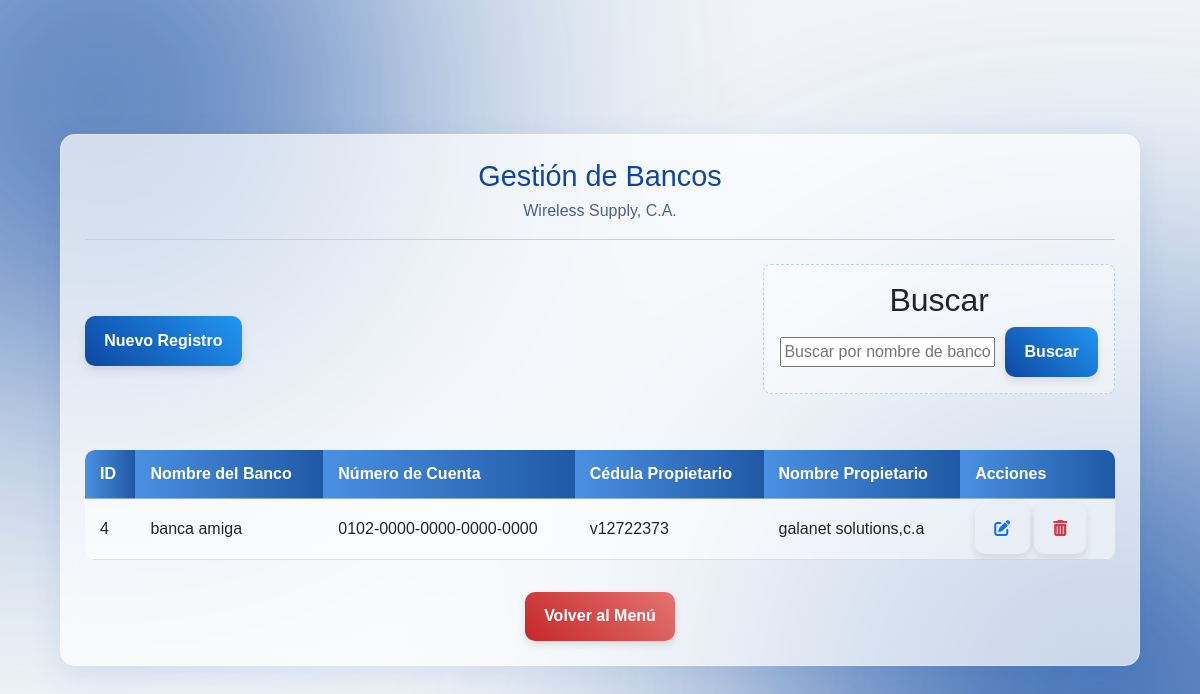
Page /paginas/gestion_bancos.php on the committed database.
### tables this page shows
CREATE TABLE `bancos` (
  `id_banco` int(11) NOT NULL,
  `nombre_banco` varchar(255) NOT NULL,
  `numero_cuenta` varchar(255) NOT NULL,
  `cedula_propietario` varchar(20) NOT NULL,
  `nombre_propietario` varchar(255) NOT NULL
);

### paginas/gestion_bancos.php (the view, shortened to what this page needs)
<?php
require_once 'conexion.php';
$search_term = isset($_GET['search']) ? $_GET['search'] : '';
$sql = "SELECT * FROM bancos";
if (!empty($search_term)) {
    $sql .= " WHERE nombre_banco LIKE ?";
    $search_param = "%" . $search_term . "%";
    $stmt = $conn->prepare($sql);
    $stmt->bind_param("s", $search_param);
    $stmt->execute();
    $result = $stmt->get_result();
} else {
    $sql .= " ORDER BY nombre_banco ASC";
    $result = $conn->query($sql);
}
$data = [];
if ($result && $result->num_rows > 0) {
    while ($row = $result->fetch_assoc()) {
        $data[] = $row;
    }
}
?>
<!DOCTYPE html>
<html lang="es">
<head>
    <link rel="stylesheet" href="../css/all.min.css">
    <link href="../css/bootstrap.min.css" rel="stylesheet">
    <link rel="stylesheet" href="../css/style3.css">
    <link rel="stylesheet" href="../css/style4.css">
</head>
<body>
    <div class="register-container">
        <header class="register-header">
            <h1>Gestión de Bancos</h1>
            <p>Wireless Supply, C.A.</p>
        </header>
        <div class="header-actions">
            <div>
                <a href="registro_bancos.php" class="btn btn-primary">Nuevo Registro</a>
            </div>
            <div class="step-section search-section">
                <h2 style="margin-top: 0; text-align: center;">Buscar</h2>
                <form action="gestion_bancos.php" method="GET" class="search-form" style="display: inline-flex; width: 100%;">
                    <input type="text" name="search" placeholder="Buscar por nombre de banco..." value="<?php echo htmlspecialchars($search_term); ?>">
                    <button type="submit" class="btn btn-primary">Buscar</button>
                </form>
            </div>
        </div>
        <div class="table-container">
            <table>
                <thead>
                    <tr>
                        <th>ID</th>
                        <th>Nombre del Banco</th>
                        <th>Número de Cuenta</th>
                        <th>Cédula Propietario</th>
                        <th>Nombre Propietario</th>
                        <th>Acciones</th>
                    </tr>
                </thead>
                <tbody>
                    <?php if (!empty($data)): ?>
                        <?php foreach ($data as $row): ?>
                            <tr>
                                <td><?php echo htmlspecialchars($row['id_banco']); ?></td>
                                <td><?php echo htmlspecialchars($row['nombre_banco']); ?></td>
                                <td><?php echo htmlspecialchars($row['numero_cuenta']); ?></td>
                                <td><?php echo htmlspecialchars($row['cedula_propietario']); ?></td>
                                <td><?php echo htmlspecialchars($row['nombre_propietario']); ?></td>
                                <td class="action-links">
                                  <a href="#"
                                       data-bs-toggle="modal"
                                       data-bs-target="#modalModificacionBanco"
                                       data-id="<?php echo htmlspecialchars($row['id_banco']); ?>"
                                       data-nombre="<?php echo htmlspecialchars($row['nombre_banco']); ?>"
                                       data-cuenta="<?php echo htmlspecialchars($row['numero_cuenta']); ?>"
                                       data-cedula="<?php echo htmlspecialchars($row['cedula_propietario']); ?>"
                                       data-propietario="<?php echo htmlspecialchars($row['nombre_propietario']); ?>"
                                       class="btn btn-sm" title="Modificar Banco">
                                       <i class="fa-solid fa-pen-to-square text-primary"></i>
                                   </a>
                                   <a href="#"
                                      data-bs-href="gestion_bancos.php?action=delete_banco&id=<?php echo urlencode($row['id_banco']); ?>"
                                       data-bs-toggle="modal"
                                       data-bs-target="#eliminaModal"
                                       class="btn btn-sm"
                                       title="Eliminar Banco">
                                        <i class="fa-solid fa-trash-can text-danger"></i>
                                    </a>
                                </td>
                            </tr>
                        <?php endforeach; ?>
                    <?php else: ?>
                        <tr><td colspan="6">No se encontraron bancos.</td></tr>
                    <?php endif; ?>
                </tbody>
            </table>
        </div>
        <div style="margin-top: 2em; text-align: center;">
            <a href="menu.php" class="btn btn-secondary">Volver al Menú</a>
        </div>
    </div>
</body>
</html>

### css/style3.css (style rules this page uses)
body { background-color: #f0f4f8; font-family: Arial, sans-serif; display: flex; justify-content: center; align-items: center; min-height: 100vh; margin: 0; overflow-x: hidden; position: relative; z-index: 1; }
body::before, body::after { content: ''; position: fixed; border-radius: 50%; z-index: -1; filter: blur(150px); opacity: 0.8; animation: blob-move 20s infinite alternate cubic-bezier(0.68, -0.55, 0.265, 1.55); }
body::before { background: #0d47a1; width: 600px; height: 600px; top: -200px; left: -200px; }
body::after { background: #0d47a1; width: 700px; height: 700px; bottom: -250px; right: -250px; animation-delay: -10s; }
.register-container { background: rgba(255, 255, 255, 0.7); backdrop-filter: blur(10px); -webkit-backdrop-filter: blur(10px); border-radius: 15px; border: 1px solid rgba(255, 255, 255, 0.3); box-shadow: 0 8px 32px 0 rgba(13, 71, 161, 0.1); padding: 2em; width: 90%; max-width: 700px; text-align: center; margin: 20px auto; z-index: 2; }
.register-header h1 { color: #0d47a1; font-size: 1.8em; margin: 0 0 0.2em 0; }
.register-header p { color: #4a618d; font-size: 1em; border-bottom: 1px solid #c0d1e6; padding-bottom: 1em; margin-bottom: 1.5em; }
.step-section { padding: 1em; border: 1px dashed #c0d1e6; border-radius: 8px; background-color: rgba(255, 255, 255, 0.4); margin-bottom: 1.5em; }
.btn { display: inline-block; padding: 0.8em 1.5em; border-radius: 10px; cursor: pointer; font-size: 1em; font-weight: bold; text-decoration: none; transition: all 0.3s cubic-bezier(0.175, 0.885, 0.32, 1.275); box-shadow: 0 4px 8px rgba(0, 0, 0, 0.1); border: none; }
.btn-primary { background: linear-gradient(45deg, #0d47a1, #2196f3); color: white; width: 100%; }
.btn-secondary { background: linear-gradient(45deg, #c62828, #e57373); color: white; border: none; }

### css/style4.css (style rules this page uses)
body { background-color: #f0f4f8; font-family: Arial, sans-serif; margin: 0; overflow-x: hidden; position: relative; z-index: 1; }
body::before, body::after { content: ''; position: fixed; border-radius: 50%; z-index: -1; filter: blur(150px); opacity: 0.8; animation: blob-move 20s infinite alternate cubic-bezier(0.68, -0.55, 0.265, 1.55); }
body::before { background: #0d47a1; width: 600px; height: 600px; top: -200px; left: -200px; }
body::after { background: #0d47a1; width: 700px; height: 700px; bottom: -250px; right: -250px; animation-delay: -10s; }
.register-container { max-width: 95%; padding: 1.5em; margin: 20px auto; background: rgba(255, 255, 255, 0.7); backdrop-filter: blur(10px); -webkit-backdrop-filter: blur(10px); border-radius: 15px; border: 1px solid rgba(255, 255, 255, 0.3); box-shadow: 0 8px 32px 0 rgba(13, 71, 161, 0.1); z-index: 2; position: relative; }
.table-container { margin-top: 2em; background: rgba(255, 255, 255, 0.5); border-radius: 10px; overflow: hidden; }
table { width: 100%; border-collapse: collapse; box-shadow: none; }
th, td { padding: 12px 15px; text-align: left; border-bottom: 1px solid rgba(192, 209, 230, 0.6); }
th { background: linear-gradient(90deg, #4A90E2, #1F59A5); color: white; }
.btn { display: inline-block; padding: 0.8em 1.2em; border-radius: 10px; font-size: 1em; font-weight: bold; text-decoration: none; transition: all 0.3s cubic-bezier(0.175, 0.885, 0.32, 1.275); box-shadow: 0 4px 8px rgba(0, 0, 0, 0.1); border: none; }
.btn-primary { background: linear-gradient(45deg, #0d47a1, #2196f3); color: white; }
.header-actions { display: flex; justify-content: space-between; align-items: center; margin-bottom: 2em; gap: 1em; }
.search-form { display: flex; gap: 10px; align-items: center; }
.action-links { padding-top: 5px !important; padding-bottom: 5px !important; }

### rows in the picture
bancos: id_banco "4", nombre_banco "banca amiga", numero_cuenta "0102-0000-0000-0000-0000", cedula_propietario "v12722373", nombre_propietario "galanet solutions,c.a"
